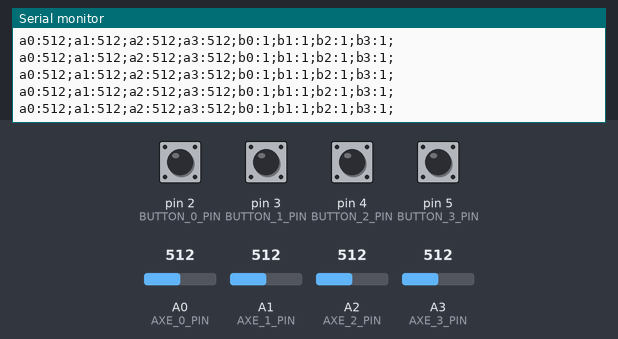
Bench run of a sketch on a simulated Arduino Uno, built with avr-gcc and run on an emulated ATmega328P. On the bench: the last lines printed to the serial monitor. Inputs (shaded band) come from the test bench; at power-on: pin 2 (BUTTON_0_PIN), pin 3 (BUTTON_1_PIN), pin 4 (BUTTON_2_PIN), pin 5 (BUTTON_3_PIN) HIGH, A0 (AXE_0_PIN) = 512, A1 (AXE_1_PIN) = 512, A2 (AXE_2_PIN) = 512, A3 (AXE_3_PIN) = 512.

Above: at 1.2 s.
1.3 s: A0 (AXE_0_PIN) set to 111
At 1.42 s:
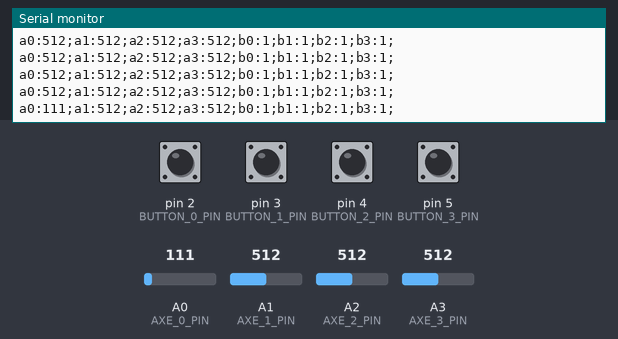
4.3 s: A0 (AXE_0_PIN) set to 94
At 4.33 s:
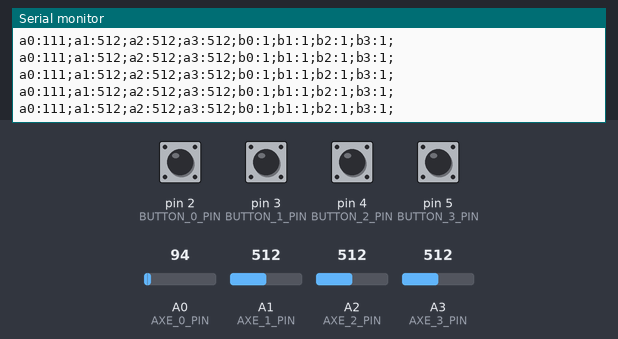
7.3 s: A1 (AXE_1_PIN) set to 106
At 7.34 s:
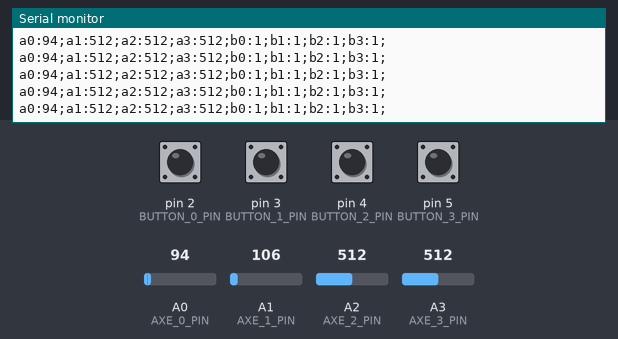
10.3 s: A1 (AXE_1_PIN) set to 89
At 10.35 s:
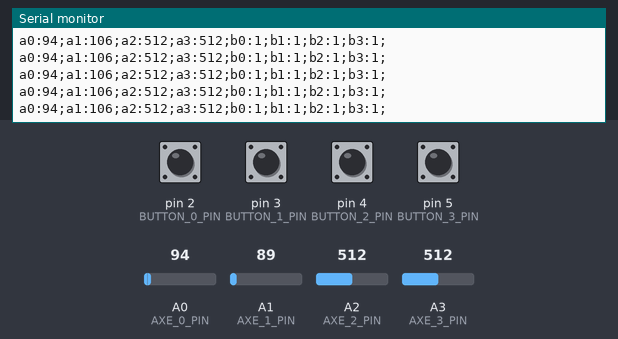
11.8 s: A2 (AXE_2_PIN) set to 106
At 11.8 s:
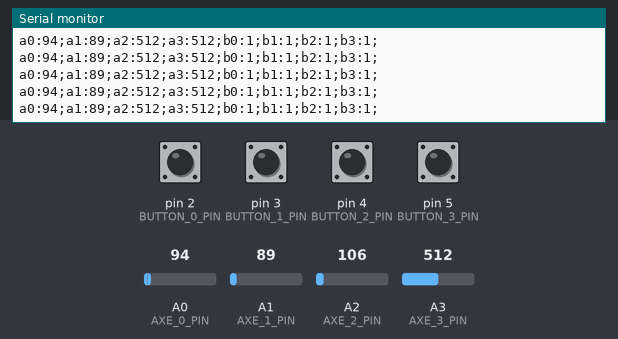
13.3 s: A2 (AXE_2_PIN) set to 91
At 13.34 s:
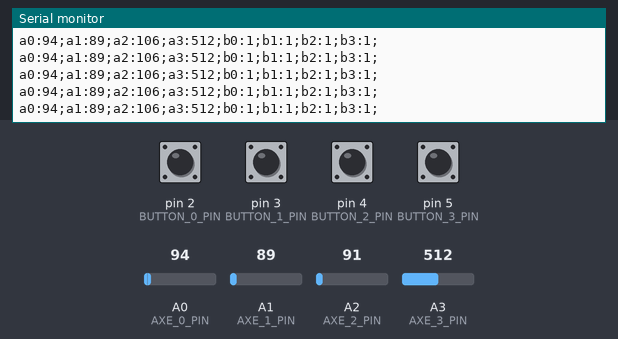
Timing chart, 0 to 16.3 s (numbered marks = the images above; inputs shaded):
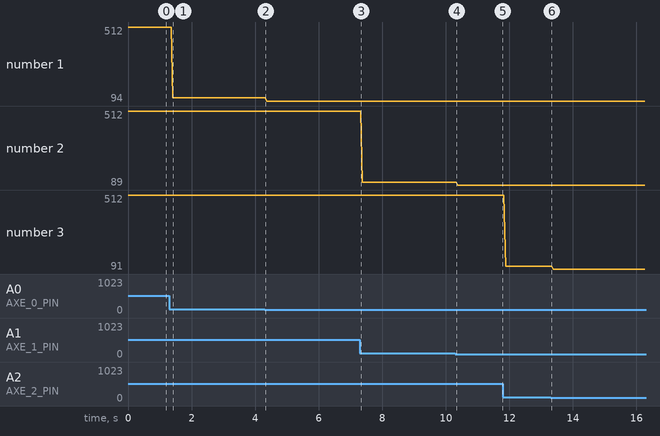

The sketch:

Gameport2Serial.ino
```cpp
#define BUTTON_0_PIN 2
#define BUTTON_1_PIN 3
#define BUTTON_2_PIN 4
#define BUTTON_3_PIN 5

#define AXE_0_PIN 0
#define AXE_1_PIN 1
#define AXE_2_PIN 2
#define AXE_3_PIN 3


void setup() {
  Serial.begin(9600);
  while(!Serial){
    ;
  }

  pinMode(BUTTON_0_PIN, INPUT_PULLUP);
  pinMode(BUTTON_1_PIN, INPUT_PULLUP);
  pinMode(BUTTON_2_PIN, INPUT_PULLUP);
  pinMode(BUTTON_3_PIN, INPUT_PULLUP);


}

void loop() {
  //test();
  mainLoop();
}


void test(){

  //delay(500);
}


void mainLoop(){

  Serial.println(String("a0:") + analogRead(AXE_0_PIN) + ";a1:" + analogRead(AXE_1_PIN) + ";a2:"
    + analogRead(AXE_2_PIN) + ";a3:" + analogRead(AXE_3_PIN) + ";b0:" + digitalRead(BUTTON_0_PIN) + ";b1:"
    + digitalRead(BUTTON_1_PIN) + ";b2:" +  + digitalRead(BUTTON_2_PIN) + ";b3:" +  + digitalRead(BUTTON_3_PIN) + ";");

}
```

Measured:
- after the input at 1.3 s, the serial monitor: prints a new line after 0.11 s (image 1)
- plotted number 1: 512 → 111 after the input at 1.3 s, 111 → 94 after the input at 4.3 s
- plotted number 2: 512 → 106 after the input at 7.3 s, 106 → 89 after the input at 10.3 s
- plotted number 3: 106 → 91 after the input at 13.3 s
